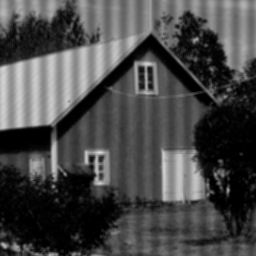
#> input picture AssignmentThree/lab 3/img2.tif, 256 x 256 px
$ python 5.py
#> lines starting #> are read from the running program, lines starting #| are printed output that depends on the picture
import cv2
import numpy as np
from matplotlib import pyplot as plt

img = cv2.imread('lab 3/img2.tif', 0)
#> img is the input picture: shape (256, 256); min 0, max 217, mean 71.8
img_original = cv2.imread('lab 3/img1original.tif', 0)
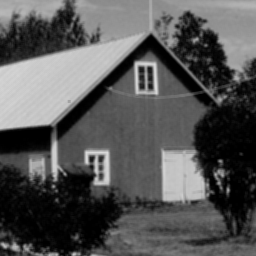
#> input picture AssignmentThree/lab 3/img1original.tif, 256 x 256 px
#> img_original is the input picture: shape (256, 256); min 0, max 219, mean 85
f = np.fft.fft2(img)
fshift = np.fft.fftshift(f)
img_dft = 20 * np.log(np.abs(fshift))
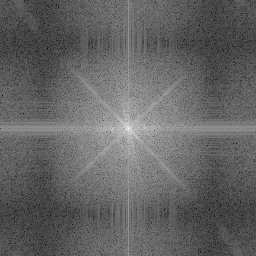
#> img_dft: shape (256, 256) float64; min 3.95, max 307.3, mean 122.7; drawn with min black and max white

img_diff = img - img_original
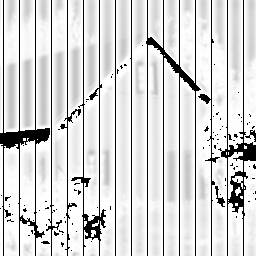
#> img_diff: shape (256, 256); min 0, max 255, mean 214.8

rows, cols = img.shape
#> rows = 256; cols = 256
centre_row, centre_col = rows // 2, cols // 2
#> centre_row = 128; centre_col = 128

y1 = centre_row + 16
#> y1 = 144
y2 = centre_row - 16
#> y2 = 112
mask2 = np.ones((rows, cols), np.uint8)
mask2[centre_row, y1] = 0
mask2[centre_row, y2] = 0
ifshift2 = fshift * mask2
f_ishift2 = np.fft.ifftshift(ifshift2)
mag_back2 = np.fft.ifft2(f_ishift2)
img_back2 = np.abs(mag_back2)

plt.subplot(1, 3, 1), plt.imshow(img_back2, cmap='gray')
plt.title('Output Image '), plt.xticks([]), plt.yticks([])

plt.subplot(1, 3, 2), plt.imshow(img, cmap='gray')
plt.title('Input Image'), plt.xticks([]), plt.yticks([])

plt.subplot(1, 3, 3), plt.imshow(img_dft, cmap='gray')
plt.title('FFT'), plt.xticks([]), plt.yticks([])

plt.show()
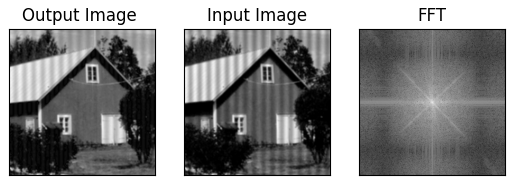
#> figure drawn by matplotlib, 3 panels

f = np.fft.fft2(img_diff)
fshift = np.fft.fftshift(f)
img_diff_dft = 20 * np.log(np.abs(fshift))
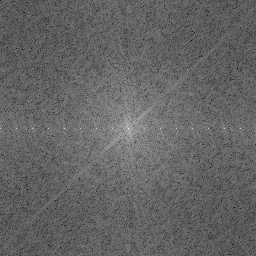
#> img_diff_dft: shape (256, 256) float64; min 71.19, max 329.2, mean 172.9; drawn with min black and max white
plt.subplot(1, 1, 1), plt.imshow(img_diff_dft, cmap='gray')
plt.title('Difference'), plt.xticks([]), plt.yticks([])

plt.show()
